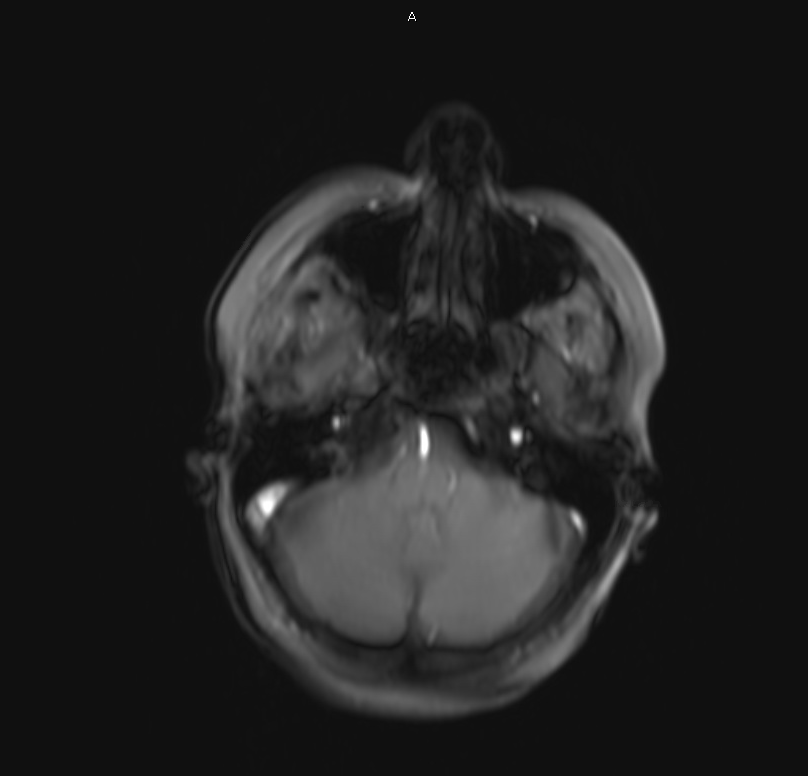
#> input picture Aayush/Images/beforeRight.png, 1616 x 1552 px, found by its file name (shown at 1/2 size)
$ python img_diff.py
#> lines starting #> are read from the running program, lines starting #| are printed output that depends on the picture; after the words box and inside, x2 and y2 are one past the last pixel; in counts of white or black regions, pixels touching at a corner belong together
import numpy as np
import cv2
import os, sys

def get_bbox(before, after, thresholds = None, draw = False):
	########
	# Input Arguments:
	# 	before, after: path to the image before right click, and after right click OR
	# 	before, after: numpy image before right click, and after right click
	# 	thresholds: tuple (x_thresh, y_thresh). thresholds in both x and y directions
	# 	draw: True, display the bounding box. False, do not display
	#
	# Output Arguments:
	# (x1, y1, x2, y2): where x1, y1 are top left corner and x2, y2 are bottom right corner
	########

	# Type of before and after should be same
#> called with before = './Images/RightClick/beforeRight.png', after = './Images/RightClick/afterRight.png', thresholds = (100, 30), draw = True
	if(type(before) != type(after)):
		return ValueError('before and after should have same type')

	# If both are strings
	if(isinstance(before, str)):
		if(not os.path.isfile(before)):
			sys.exit(before + ' does NOT exist')
		if(not os.path.isfile(after)):
			sys.exit(after + ' does NOT exist')
		before = cv2.imread(before)
#> before is the input picture: shape (1552, 1616, 3); min 0, max 255, mean 32.6
		after = cv2.imread(after)
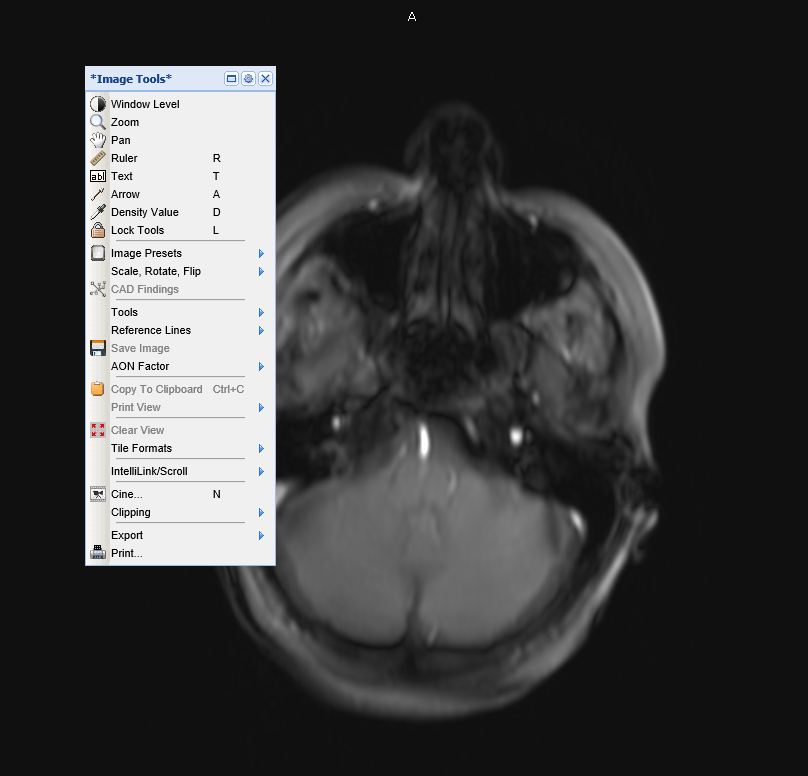
#> input picture Aayush/Images/afterRight.png, 1616 x 1552 px, found by its file name (shown at 1/2 size)
#> after is the input picture: shape (1552, 1616, 3); mean B, G, R 63.1, 62.9, 62.7
	elif(isinstance(before, np.ndarray)):
		assert before.ndim == 3 and after.ndim == 3, 'before and after needs to be rgb arrays'
		assert (before.shape[0] == after.shape[0]) and (before.shape[1] == after.shape[1]),\
			 'before and after arrays should be of same dimension'

	dif = cv2.cvtColor(np.uint8(np.abs(after - before)), cv2.COLOR_BGR2GRAY)
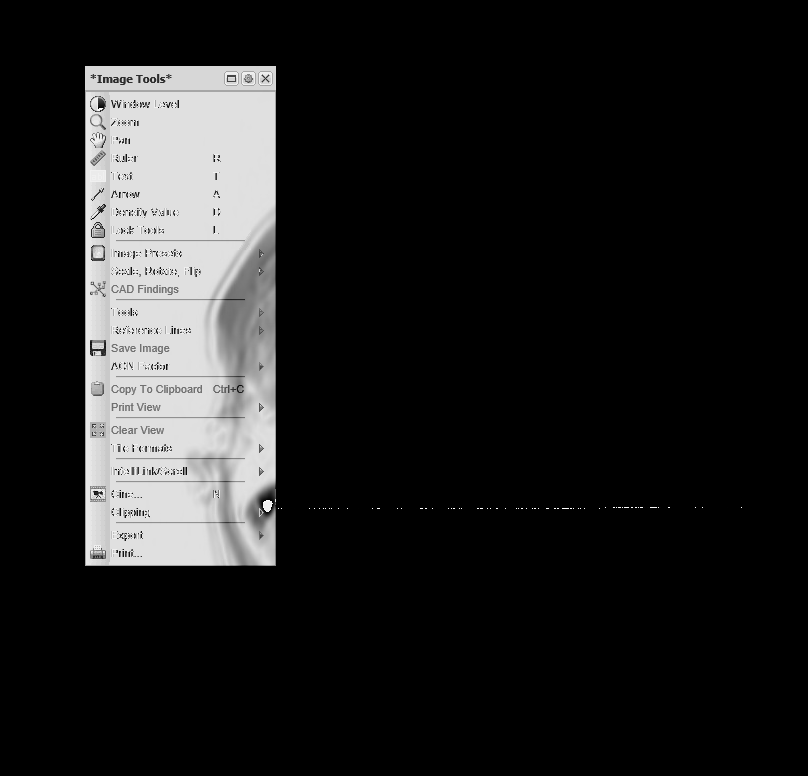
#> dif: shape (1552, 1616) (shown at 1/2 size); min 0, max 255, mean 30.9
	_, dif = cv2.threshold(dif,127,255,0)
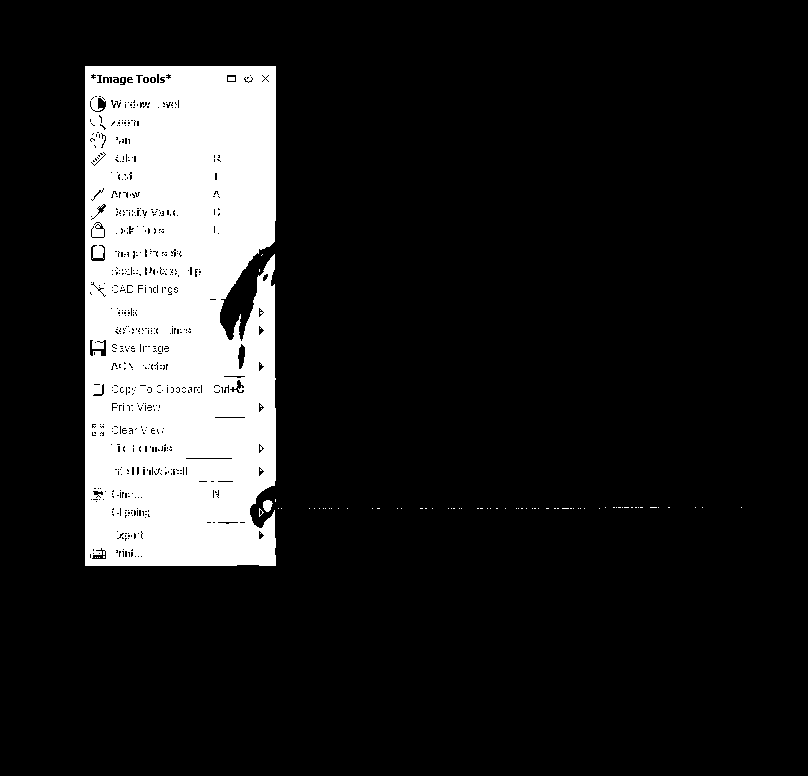
#> dif: shape (1552, 1616) (shown at 1/2 size); 14.2% white; 78 white regions (68 under 20 px), largest, box (x1, y1, x2, y2) and area: (170, 132, 552, 1132) 354604, (526, 1000, 546, 1024) 352, (456, 154, 470, 162) 112

	x_sum = np.mean(dif, axis = 0)
#> x_sum = 1616 values, max 164.3 at index 170, min 0 at index 0, mean 36.17
	y_sum = np.mean(dif, axis = 1)
#> y_sum = 1552 values, max 75.43 at index 1016, min 0 at index 0, mean 36.17

	if(thresholds == None):
		x_thresh = np.mean(x_sum)
		y_thresh = x_thresh
	else:
		x_thresh = thresholds[0]
		y_thresh = thresholds[1]

	x_sum, y_sum = x_sum > x_thresh, y_sum > y_thresh

	x1, x2 = np.argmax(x_sum), x_sum.size - np.argmax(np.flip(x_sum, 0)) - 1
#> x1 = 170; x2 = 549
	y1, y2 = np.argmax(y_sum), y_sum.size - np.argmax(np.flip(y_sum, 0)) - 1
#> y1 = 132; y2 = 1131

	if(draw):
		after = cv2.rectangle(after,(x1,y1),(x2,y2),(0,255,0),4)
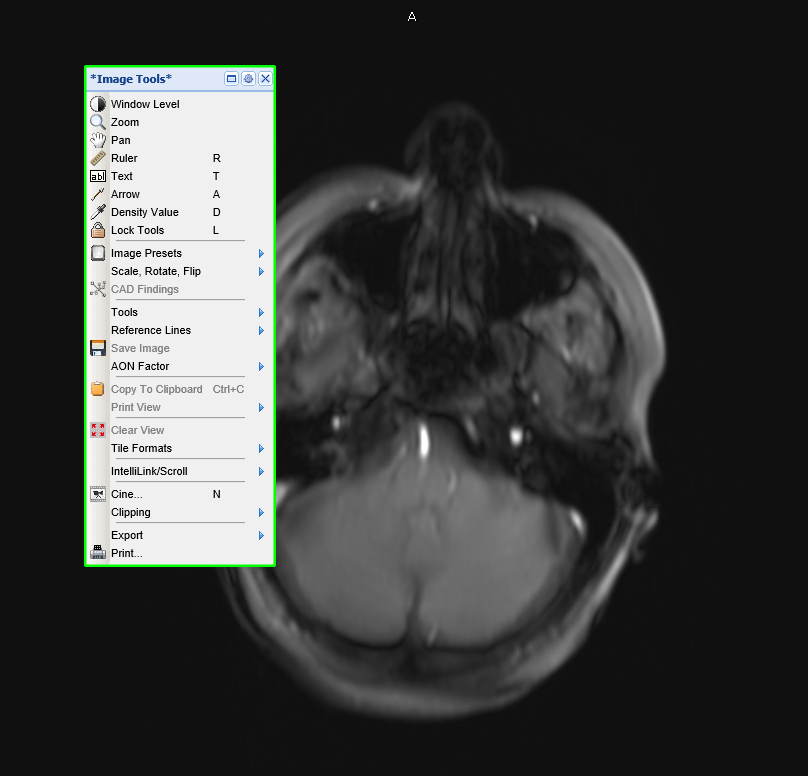
#> after: shape (1552, 1616, 3) (shown at 1/2 size); 0.55% of pixels changed, all inside (x1, y1, x2, y2) = (168, 130, 552, 1134)
		cv2.imshow('Frame', cv2.resize(after, None, fx=0.5, fy=0.5))
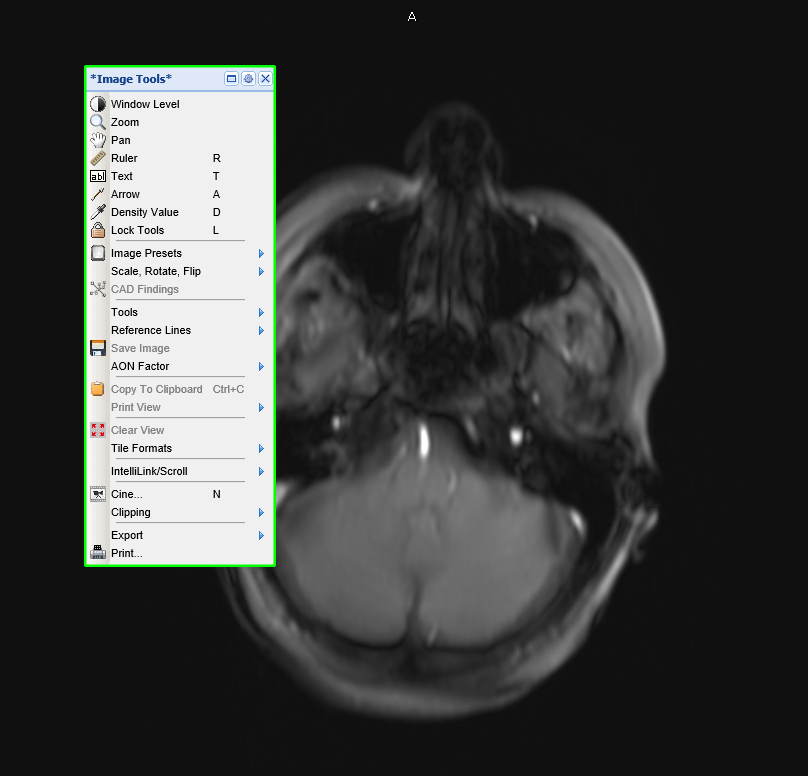
#> window 'Frame': shape (776, 808, 3); mean B, G, R 62.1, 63.4, 61.9
		cv2.waitKey(0)

	return (x1, y1, x2, y2)

before, after = os.path.join('.', 'Images', 'RightClick','beforeRight.png'), os.path.join('.', 'Images', 'RightClick', 'afterRight.png')
x1, y1, x2, y2 = get_bbox(before, after, thresholds = (100, 30), draw = True)
#> x1 = 170; y1 = 132; x2 = 549; y2 = 1131
# [5 lines of commented-out code are left out]
